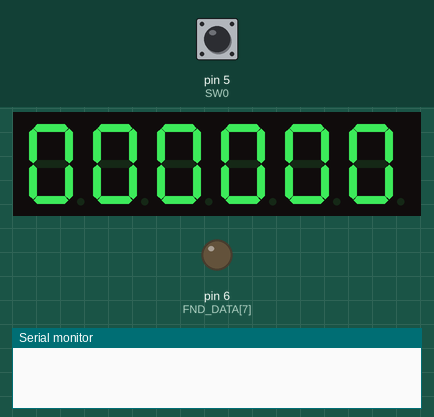
Simulated run of this sketch. Board: Arduino Uno, built with avr-gcc and run on an emulated ATmega328P. Shown: 6-digit seven-segment display, output pins drawn as LEDs (lit = HIGH), the last lines printed to the serial monitor. Wiring (inferred from the names in the program): 6-digit 7-segment display, segments lit when HIGH: segments pin 13, pin 12, pin 11, pin 10, pin 9, pin 8, pin 7; digit selects A0, A1, A2, A3, A4, A5. The inputs (shaded band) are chosen by the test bench; at power-on: pin 5 (SW0) HIGH. The segment pins are drawn as the display they are named for; pins used as bus, display or sensor lines are not drawn.

Above: at 1.2 s.
1.3 s: pin 5 (SW0) pulled LOW for 0.15 s
At 2.7 s:
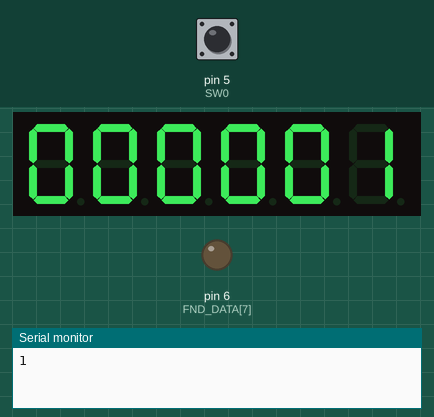
3.0 s: pin 5 (SW0) pulled LOW for 1 s
At 4.9 s:
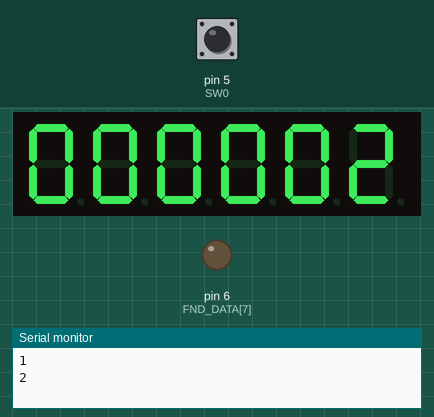
5.5 s: pin 5 (SW0) pulled LOW for 0.15 s
At 6.9 s:
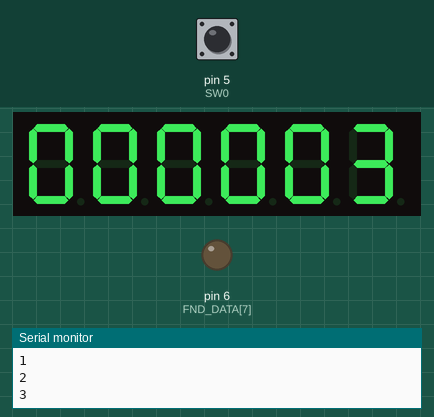
7.2 s: pin 5 (SW0) pulled LOW for 1 s
At 9.2 s:
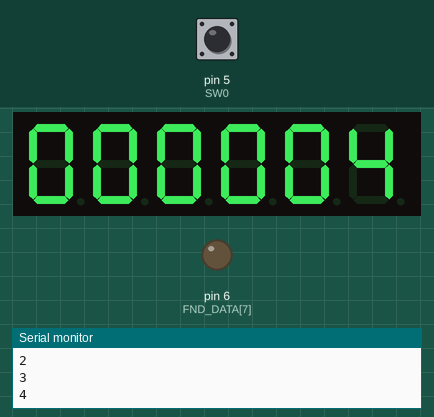
Timing chart, 0 to 10.7 s (numbered marks = the images above; inputs shaded):
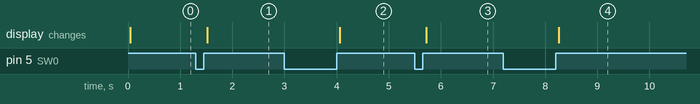

The sketch:

04_FND_cntl_PCINT.ino
```cpp
#include "PinChangeInterrupt.h"

                //  a, b, c, d, e, f, g, dp
int FND_DATA[8] = {13,12,11,10, 9, 8, 7, 6};
int FND_DIGIT[6] = {A0,A1,A2,A3,A4,A5};
int SW0 = 5;
unsigned char FND_VALUE[16] = {0x3F,0x06,0x5B,0x4F,0x66,0x6D,0x7D,0x07,
                               0x7F,0x6F,0x5F,0x7C,0x58,0x5E,0x79,0x71};
unsigned char FND_DIGIT_VAL[6] = {0x3E,0x3D,0x3B,0x37,0x2F,0x1F};
                                //  0b00111110
                                //  0b00111101
                                //  0b00111011
                                //  0b00110111
                                //  0b00101111
                                //  0b00011111

int cnt = 0;

// 사용자 함수
// ISR(Interrupt Service Routine), IRQHandler
void sw0_Pressed(){
  static int isr_cnt = 0;
  isr_cnt++;
  Serial.println(isr_cnt);
  cnt++;
}

void setup() {
  // put your setup code here, to run once:
  Serial.begin(115200);
  for(int i=0; i<8; i++)  pinMode(FND_DATA[i], OUTPUT);
  for(int i=0; i<6; i++)  pinMode(FND_DIGIT[i], OUTPUT);
  pinMode(SW0, INPUT);
  // 인터럽트 설정
  attachPCINT(digitalPinToPCINT(SW0), sw0_Pressed, RISING);
}

void loop() {
  // put your main code here, to run repeatedly:
  FND6_OUTPUT(cnt);
}

// ---------------------------- 사용자 함수 ----------------------------------
void FND_OUTPUT(int num)
{
  for(int i=0; i<8; i++)
  {
    digitalWrite(FND_DATA[i], FND_VALUE[num] & (0x01<<i));
  }
}

void FND_SEL_OUTPUT(int sel, int num)   // (출력할 위치, 출력할 숫자값)
{
  FND_OUTPUT(num);
  for(int i=0; i<6; i++)
    digitalWrite(FND_DIGIT[i], FND_DIGIT_VAL[sel-1] & (0x01<<i));
  delay(1);
}

void FND6_OUTPUT(uint32_t num)
{
  uint32_t num_tbl[6] = {};

  num_tbl[0] = num / 100000;
  num_tbl[1] = (num%100000) / 10000;
  num_tbl[2] = (num%10000) / 1000;
  num_tbl[3] = (num%1000) / 100;
  num_tbl[4] = (num%100) / 10;
  num_tbl[5] = num%10;

  for(int i=0; i<6; i++)
  {
    FND_SEL_OUTPUT(i+1, num_tbl[i]);
  }
}
```

Measured:
- after the input at 1.3 s, the display: changes after 0.22 s (image 1)
- after the input at 3.0 s, the display: changes after 1.1 s (image 2)
- after the input at 5.5 s, the display: changes after 0.22 s (image 3)
- after the input at 7.2 s, the display: changes after 1.1 s (image 4)
